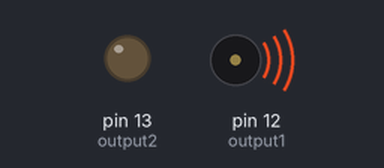
Bench run of a sketch on a simulated Arduino Uno, built with avr-gcc and run on an emulated ATmega328P. Parts: output pins drawn as LEDs (lit = HIGH), buzzer (waves = sounding).

Above: at 0.05 s.
Timing chart, 0 to 3.0 s (numbered marks = the images above):
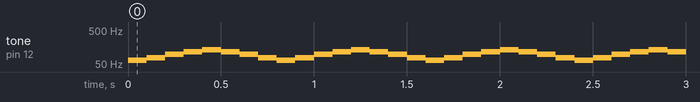

Measured:
- by itself, tone on pin 12 (output1): repeats every 0.80 s: 77 Hz 0.10 s, 98 Hz 0.10 s, 116 Hz 0.10 s, 130 Hz 0.10 s, 116 Hz 0.10 s, 98 Hz 0.10 s, 77 Hz 0.10 s, 65 Hz 0.10 s

The sketch:

Test.ino
```cpp
int output1 = 12;
int output2 = 13;


// 입력 지정     (C, C#, D, D#, E, F, F#, G, G#, A, A#, B 총 12개)
int input[12] = {1, 2,  3, 4,  5, 6, 7,  8, 9, 10, 11, 12};

// 기본 주파수는 E2를 기준으로 해서 +-1 옥타브 한다.
// 2로 나누거나 곱하는데 연산 시간이 소요되므로 레이턴시를 최소화하기 위해서 미리 주파수를 다 정해놓는게 나을듯함.
//int freqE1[12] = {32.70, 34.65, 36.71, 38.89, 41.20, 43.65, 46.25, 49.00, 51.91, 55.00, 58.27, 61.74};
int freqE2[12] = {65.41, 69.30, 73.42, 77.78, 82.41, 87.31, 92.50, 98.00, 103.8, 110.0, 116.5, 123.5};

int chk = 0;

void setup() {
  pinMode(output1, OUTPUT);
  pinMode(output2, OUTPUT);

  for (int idx=0; idx<11; idx++) {
    pinMode(input[idx], INPUT);
  }
}

void loop() {
  tone(output1, freqE2[0]);
  delay(100);
  tone(output1, freqE2[3]);
  delay(100);
  tone(output1, freqE2[7]);
  delay(100);
  tone(output1, freqE2[10]);
  delay(100);
  tone(output1, freqE2[0]*2);
  delay(100);
  tone(output1, freqE2[10]);
  delay(100);
  tone(output1, freqE2[7]);
  delay(100);
  tone(output1, freqE2[3]);
  delay(100);
  /*
  for (int idx=0; idx<11; idx++) {
    chk = digitalRead(input[idx]);

    // 스위치 눌림 체크 후 눌림이 멈추면 소리 출력 중단
    if (chk) {
      tone(output, freqE2[idx]);
      while (digitalRead(input[idx]));
      noTone(output);
    }
  }
  */
}
```
